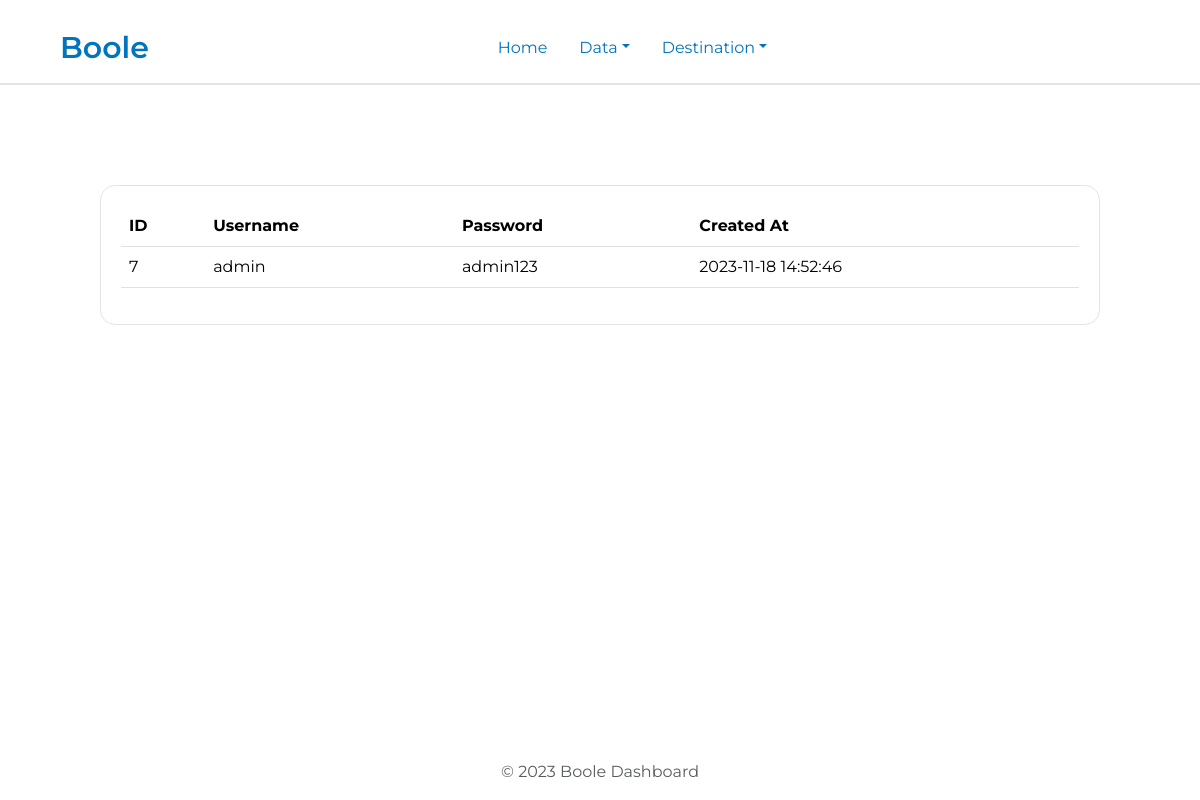
The app's page /data_admin.php with its own data.
### tables this page shows
CREATE TABLE `users` (
  `id` int(11) NOT NULL,
  `role` varchar(20) NOT NULL,
  `username` varchar(50) NOT NULL,
  `password` varchar(255) NOT NULL,
  `created_at` datetime DEFAULT current_timestamp()
);

### data_admin.php (the view, shortened to what this page needs)
<?php
include('config/config.php');
$sql = "SELECT username, password, id, created_at FROM users WHERE role='admin'";
$result = $mysql_db->query($sql);
?>
<!DOCTYPE html>
<html lang="en">
<head>
  <link href="https://cdn.jsdelivr.net/npm/bootstrap@5.3.2/dist/css/bootstrap.min.css" rel="stylesheet">
</head>
<body>
  <nav style="border-bottom:2px #e4e4e4 solid;">
    <div>
      <ul class="nav justify-content-center navbar">
        <a class="navbar-brand me-auto" style="font-weight:600; color: #0174BE; font-size:30px;">Boole</a>
        <li class="nav-item">
          <a class="nav-link" href="admin_home.php" style="color: #0174BE;" id="hover">Home</a>
        </li>
        <li class="nav-item dropdown">
          <a class="nav-link dropdown-toggle" href="#" role="button" data-bs-toggle="dropdown" aria-expanded="false" style="color: #0174BE;" id="hover">Data</a>
        </li>
        <li class="nav-item dropdown">
          <a class="nav-link dropdown-toggle" href="#" role="button" data-bs-toggle="dropdown" aria-expanded="false" style="color: #0174BE;" id="hover">Destination</a>
        </li>
        <button class="navbar-toggler ms-auto" type="button" data-bs-toggle="offcanvas" data-bs-target="#offcanvasLightNavbar" aria-controls="offcanvasLightNavbar" aria-label="Toggle navigation">
        </button>
    </div>
  </nav>
  <section class="data">
    <?php
    if ($result->num_rows > 0) {
      echo '<table class="table">';
      echo '<thead>
                            <tr>
                            <th scope="col">ID</th>
                            <th scope="col">Username</th>
                            <th scope="col">Password</th>
                            <th scope="col">Created At</th>
                            </tr>
                        </thead>';
      while ($row = $result->fetch_assoc()) {
        echo '<tbody>';
        echo '<tr>';
        echo '<td>' . $row['id'] . '</td>';
        echo '<td>' . $row['username'] . '</td>';
        echo '<td>' . $row['password'] . '</td>';
        echo '<td>' . $row['created_at'] . '</td>';
        echo '</tr>';
        echo '</tbody>';
      }
      echo '</table>';
    } else {
      echo "No records found";
    }
    ?>
  </section>
  <footer class="footer mt-auto py-3" style="position: fixed; bottom:0; display:flex; width:100%; ">
    <div class="container text-center">
      <span class="text-muted">© 2023 Boole Dashboard</span>
    </div>
  </footer>
</body>
</html>

### data_admin.php (style rules this page uses)
body { font-family: 'Montserrat', sans-serif; }
.navbar { padding-top: 20px; padding-right: 60px; padding-left: 60px; }
.navbar-toggler { border: none; }
.data { margin: 100px 100px 100px 100px; padding: 20px; border: 1px #e4e4e4 solid; border-radius: 15px; }

### records on screen
users: id "7", username "admin", password "admin123", created_at "2023-11-18 14:52:46"
